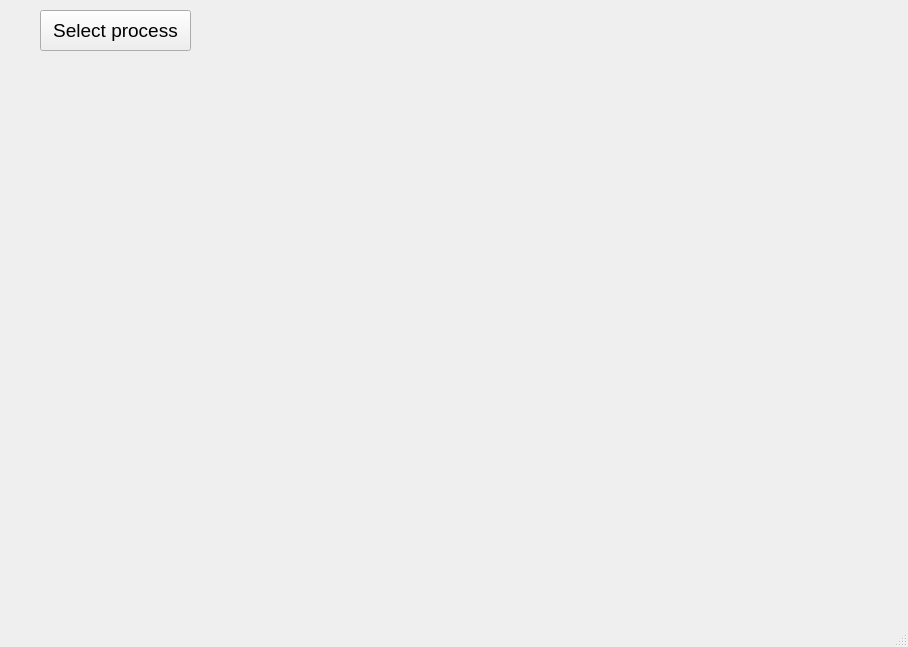
<?xml version="1.0" encoding="UTF-8"?>
<ui version="4.0">
 <class>MainWindow</class>
 <widget class="QMainWindow" name="MainWindow">
  <property name="geometry">
   <rect>
    <x>0</x>
    <y>0</y>
    <width>908</width>
    <height>647</height>
   </rect>
  </property>
  <property name="font">
   <font>
    <pointsize>14</pointsize>
   </font>
  </property>
  <property name="windowTitle">
   <string>MainWindow</string>
  </property>
  <widget class="QWidget" name="centralwidget">
   <widget class="QPushButton" name="button_select_process">
    <property name="geometry">
     <rect>
      <x>40</x>
      <y>10</y>
      <width>151</width>
      <height>41</height>
     </rect>
    </property>
    <property name="text">
     <string>Select process</string>
    </property>
   </widget>
  </widget>
  <widget class="QMenuBar" name="menubar">
   <property name="geometry">
    <rect>
     <x>0</x>
     <y>0</y>
     <width>908</width>
     <height>31</height>
    </rect>
   </property>
  </widget>
  <widget class="QStatusBar" name="statusbar"/>
 </widget>
 <resources/>
 <connections/>
</ui>
